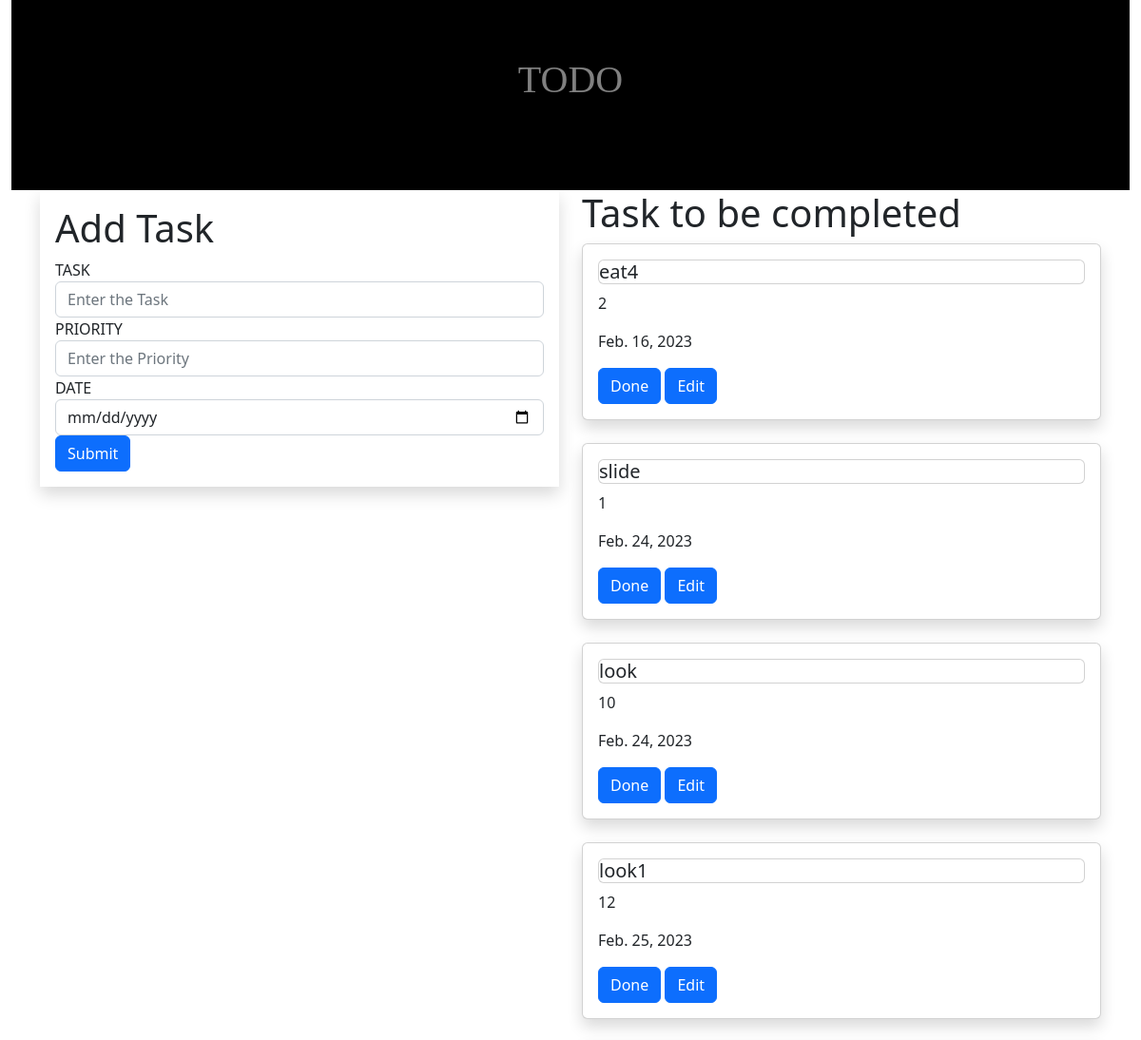
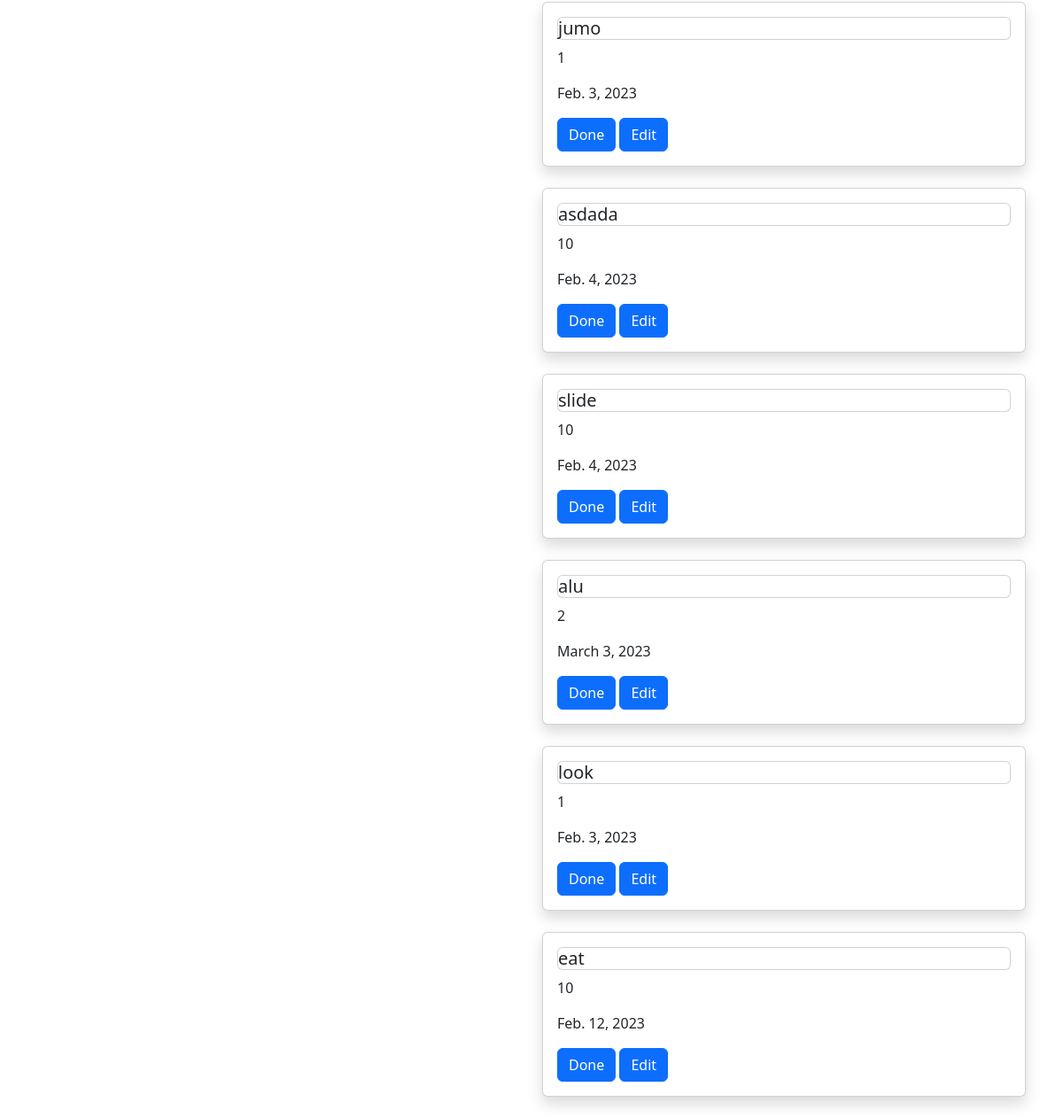
The page / on the database its author committed (2 pictures, top to bottom).
### todoapp/models.py (models this page shows, shortened)
class Task(models.Model):
    objects = None
    task=models.CharField(max_length=250)
    priority=models.IntegerField()
    date=models.DateField()

### todoapp/views.py (the view)
# urls.py: 2. Add a URL to urlpatterns:  path('', views.home, name='home')
def home(request):
    task1 = Task.objects.all()
    if request.method == "POST":
        task1 = request.POST.get('task1','')
        prior = request.POST.get('prior1','')
        date1 = request.POST.get('date1','')
        task = Task(task=task1, priority=prior, date=date1)
        task.save()
    return render(request, 'home.html', {'task': task1})

### templates/home.html (shortened to what this page needs)
{% extends 'base.html' %}
{% block body %}
<div class="container-fluid">
    <div class="row">
        <div class="col-md-12">
            <div class="banner">
                <div class="banner-text">
                    <h1>TODO</h1>
                </div>
            </div>
        </div>
    </div>
</div>
<div class="container" >
    <div class="row">
<div class="col-md-6">
<form method="post" class="p-3 shadow">
    <h1> Add Task</h1>
  <div class="form-group">
    <label >TASK</label>
    <input type="text" class="form-control"  name="task1" placeholder="Enter the Task">
  </div>
  <div class="form-group">
    <label >PRIORITY</label>
    <input type="text" class="form-control" name="prior1" placeholder="Enter the Priority">
  </div>
     <div class="form-group">
    <label >DATE</label>
    <input type="date" class="form-control" name="date1" placeholder="Input the date">
  </div>
  <button type="submit" class="btn btn-primary">Submit</button>
</form>
    </div>
        <div class="col-md-6">
            <h1>Task to be completed</h1>
             {% for i in task %}
             <div class="shadow card" >
  <div class="card-body">
    <h5 class="Card title">{{i.task}}</h5>
    <p class="card-text">{{i.priority}}</p>
      <p class="card-text">{{i.date}}</p>
    <a href="{% url 'taskapp:delete' i.id %}" class="btn btn-primary">Done</a>
      <a href="{% url 'taskapp:update' i.id %}" class="btn btn-primary">Edit</a>
  </div>
        </div><br>
             {% endfor %}
</div>
</div>
</div>
{% endblock %}

### templates/base.html (shortened to what this page needs)
{% load static %}
<html lang="en">
<head>
     <link rel="stylesheet" href="https://cdn.jsdelivr.net/npm/bootstrap@5.2.3/dist/css/bootstrap.min.css">
    <link rel="stylesheet" href="{% static 'style.css'%}">
</head>
<body>
{% block body%}
{% endblock %}
</body>
</html>

### static/style.css (style rules this page uses)
.banner { background-color: black; width:100%; height:200px; }
.banner-text { text-align: center; padding-top: 60px; color: grey; font-family: Fantasy; }

### rows shown on the page
Task: task "eat4", priority "2", date "Feb. 16, 2023"
Task: task "slide", priority "1", date "Feb. 24, 2023"
Task: task "look", priority "10", date "Feb. 24, 2023"
Task: task "look1", priority "12", date "Feb. 25, 2023"
Task: task "jumo", priority "1", date "Feb. 3, 2023"
Task: task "asdada", priority "10", date "Feb. 4, 2023"
Task: task "slide", priority "10", date "Feb. 4, 2023"
Task: task "alu", priority "2", date "March 3, 2023"
Task: task "look", priority "1", date "Feb. 3, 2023"
Task: task "eat", priority "10", date "Feb. 12, 2023"
